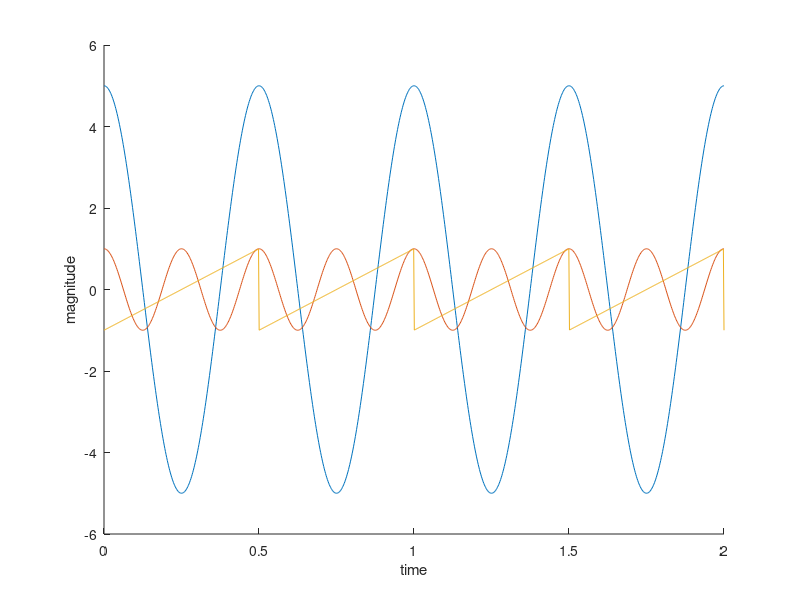

MATLAB code for this plot:
clear;
clc;

k = 5;
phi = 0;
f = 2;
t = linspace(0,2,1e3);
x = k*cos(2*pi*f*t + phi);

y = 1*cos(2*pi*4*t);
z = sawtooth(2*pi*f*t);
hold('on');
plot(t,x,t,y,t,z);
xlabel('time');
ylabel('magnitude');
